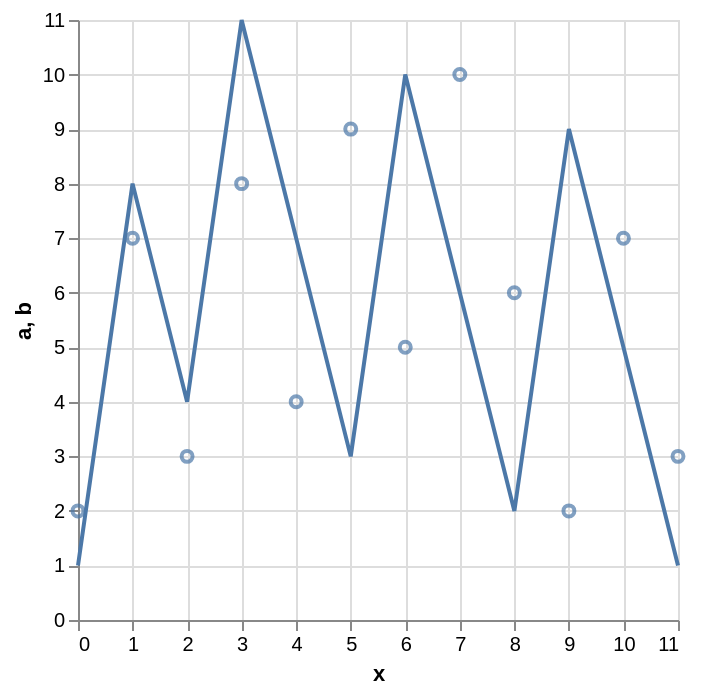

This figure's Vega-Lite source:
### Vega-Lite specification from a JSON file in a GitHub repository (floating-point values rounded to 4 significant figures)
{"data": {"values": [{"x": 0, "a": 1, "b": 2, "g": "p"}, {"x": 1, "a": 8, "b": 7, "g": "q"}, {"x": 2, "a": 4, "b": 3, "g": "r"}, {"x": 3, "a": 11, "b": 8, "g": "p"}, {"x": 4, "a": 7, "b": 4, "g": "q"}, {"x": 5, "a": 3, "b": 9, "g": "r"}, {"x": 6, "a": 10, "b": 5, "g": "p"}, {"x": 7, "a": 6, "b": 10, "g": "q"}, {"x": 8, "a": 2, "b": 6, "g": "r"}, {"x": 9, "a": 9, "b": 2, "g": "p"}, {"x": 10, "a": 5, "b": 7, "g": "q"}, {"x": 11, "a": 1, "b": 3, "g": "r"}]}, "encoding": {"x": {"field": "x", "type": "quantitative"}}, "layer": [{"mark": "line", "encoding": {"y": {"field": "a", "type": "quantitative"}}}, {"mark": "point", "encoding": {"y": {"field": "b", "type": "quantitative"}}}]}
